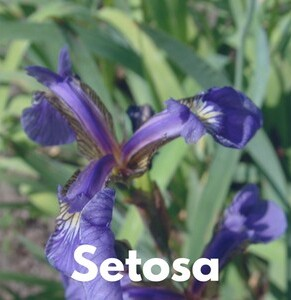
#> input picture examples/decision_tree/iris_dataset/SetosaFlower.jpeg, 291 x 300 px
$ python split_scene.py
#> lines starting #> are read from the running program, lines starting #| are printed output that depends on the picture
from sklearn import datasets
from decision_tree_surface import *
from manim import *
from sklearn.tree import DecisionTreeClassifier
from scipy.stats import entropy
import math
from PIL import Image

iris = datasets.load_iris()
font = "Source Han Sans"
font_scale = 0.75

images = [
    Image.open("iris_dataset/SetosaFlower.jpeg"),
    Image.open("iris_dataset/VeriscolorFlower.jpeg"),
    Image.open("iris_dataset/VirginicaFlower.jpeg"),
]
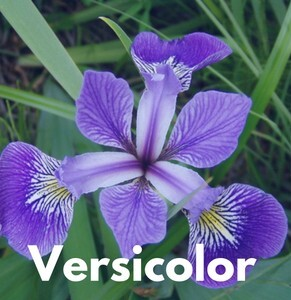
#> input picture examples/decision_tree/iris_dataset/VeriscolorFlower.jpeg, 291 x 300 px
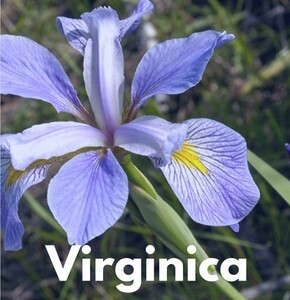
#> input picture examples/decision_tree/iris_dataset/VirginicaFlower.jpeg, 290 x 300 px


# [87 lines left out: functions entropy, merge_overlapping_polygons, not called in this run]
#> (the run stopped early here; a loop or call above may not have finished)
